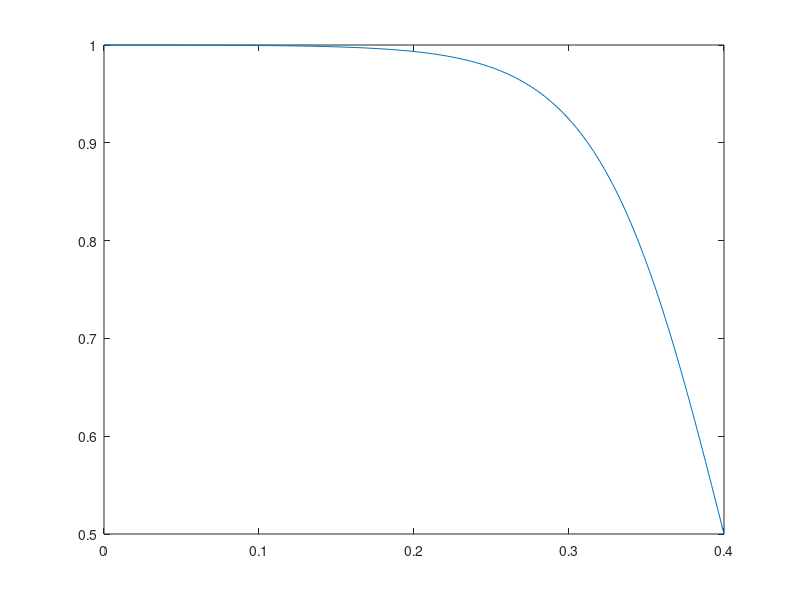

This figure's MATLAB source:

Vend=0.4;
x=(0:0.01:1)*Vend;
a=10;
b=1;
c=0.05;
y1=1./(1+exp(-a*(x/Vend-b)))-1./(1+exp(-a*(0-b))) + c;
y2=1-(1./(1+exp(-a*(x/Vend-b)))-1./(1+exp(-a*(0-b))));

%plot(x,y1);
plot(x,y2);
